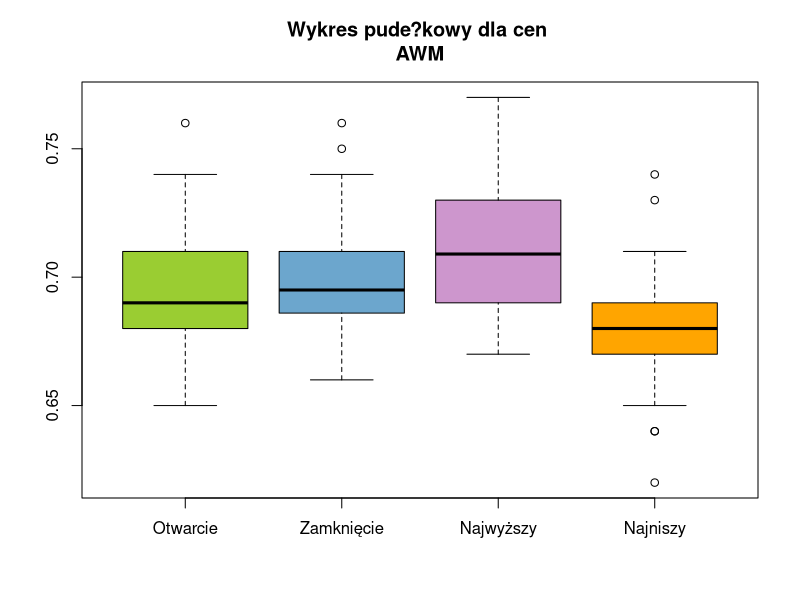
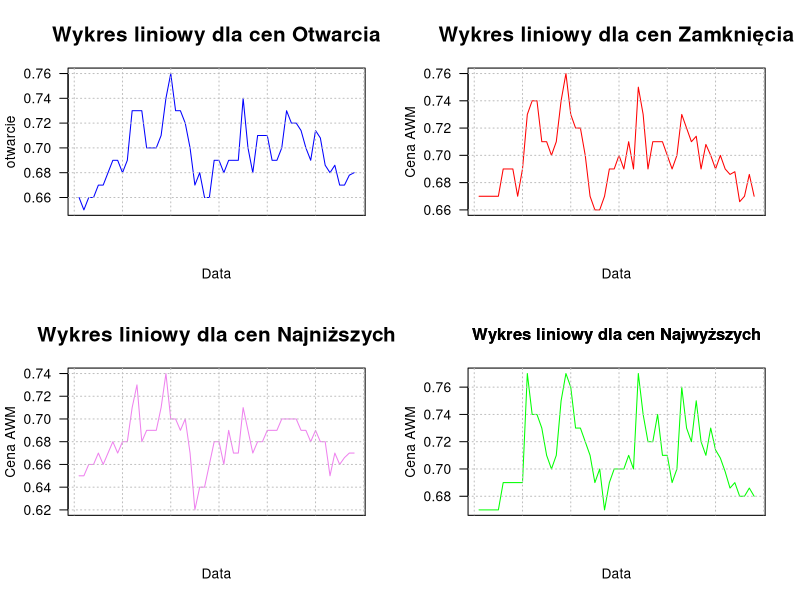
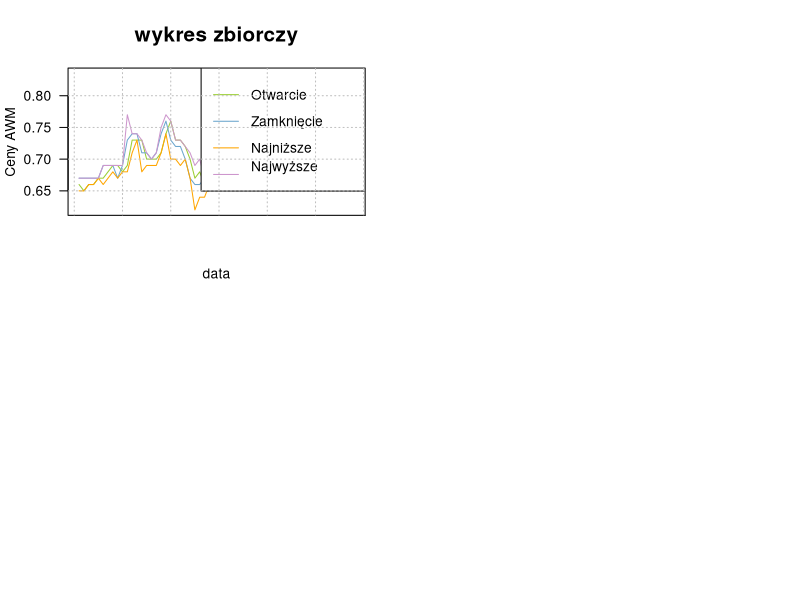

Here is the R script that generated these plots, in order:
## ---- chunk 1
knitr::opts_chunk$set(echo = TRUE)
## ---- chunk 2
library(readxl)
dane<- read_excel("dane_awm.xlsx", range="A1:E59")
## ---- chunk 3
head(dane)
## ---- chunk 4
summary(dane)
## ---- chunk 5
otwarcie<-dane$Otwarcie
zamkniecie<-dane$Zamkniecie
najwyzszy<-dane$Najwyzszy
najnizszy<-dane$Najnizszy
data<-dane$Data
boxplot(otwarcie,zamkniecie,najwyzszy,najnizszy, main="Wykres pude?kowy dla cen 
AWM",col=c("yellowgreen","skyblue3","plum3","orange"),names=c("Otwarcie","Zamknięcie","Najwyższy","Najniszy"))
## ---- chunk 6
par(mfrow = c(2, 2),pty="m",las = 2)
matplot(otwarcie,type='l',col="blue",xlab = "Data",xaxt = "n")
title(main = list("Wykres liniowy dla cen Otwarcia" , font = 7, cex = 1.5))
axis(1, at = data, labels = levels(data),cex.axis = 0.6)
grid(NULL, NULL, col = "grey")

matplot(zamkniecie,type="l",col="red",xlab="Data",xaxt = "n",ylab="Cena AWM")
title(main = list("Wykres liniowy dla cen Zamknięcia" , font = 7, cex = 1.5))
axis(1, at = data, labels = levels(data),cex.axis = 0.6)
grid(NULL, NULL, col = "grey")

matplot(najnizszy,type='l',col="violet", xlab = "Data", xaxt = "n",ylab="Cena AWM")
title(main = list("Wykres liniowy dla cen Najniższych" , font = 7, cex = 1.5))
axis(1, at = data, labels = levels(data),cex.axis = 0.6)
grid(NULL, NULL, col = "grey")

matplot(najwyzszy,type='l',col="green",xlab = "Data",xaxt = "n",main="Wykres liniowy dla cen Najwyzszych",ylab="Cena AWM")
title(main="Wykres liniowy dla cen Najwyższych", font=7, cex=1.5)
axis(1, at = data, labels = levels(data),cex.axis = 0.6)
grid(NULL, NULL, col = "grey")
## ---- chunk 7
par(pty="m",las = 2)
matplot(otwarcie,type="l",col="yellowgreen", ylim=c(0.62  , 0.835),xlab="data", ylab="Ceny AWM",xaxt = "n")
title(main = list("wykres zbiorczy" , font = 7, cex = 1.5))
axis(1, at = data, labels = levels(data),cex.axis = 0.6)
lines(zamkniecie,col="skyblue3")
lines(najnizszy,col="orange")
lines(najwyzszy,col="plum3")
legend("topright", legend=c("Otwarcie", "Zamknięcie ","Najniższe","Najwyższe
                           "),
       col=c("yellowgreen", "skyblue3","orange","plum3"), lwd=1)
grid(NULL, NULL, col = "grey")
